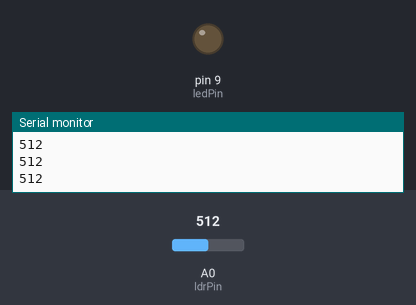
A sketch run on a simulated Arduino Uno, built with avr-gcc and run on an emulated ATmega328P. Parts: output pins drawn as LEDs (lit = HIGH), the last lines printed to the serial monitor. The inputs (shaded band) are chosen by the test bench; at power-on: A0 (ldrPin) = 512.

Above: at 1.2 s.
1.3 s: A0 (ldrPin) set to 493
At 2.5 s:
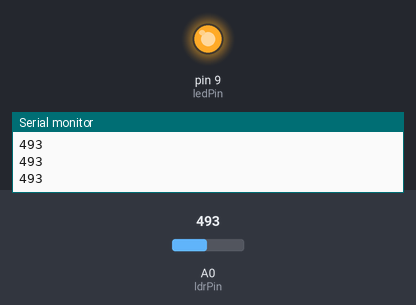
2.8 s: A0 (ldrPin) set to 510
At 3.8 s:
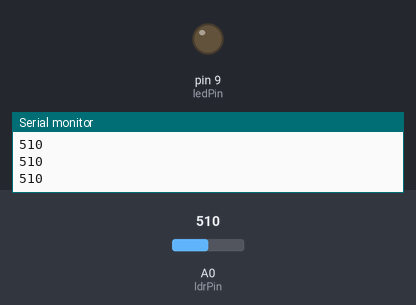
4.3 s: A0 (ldrPin) set to 490
At 5.1 s:
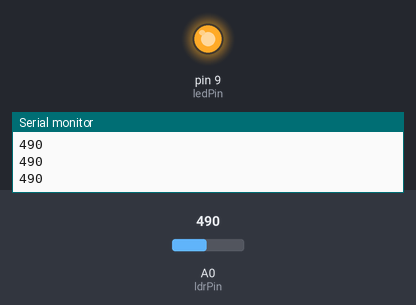
Timing chart, 0 to 7.3 s (numbered marks = the images above; inputs shaded):
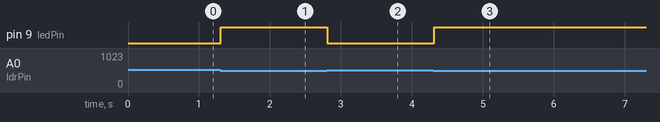

Measured:
- the behaviour switches between 500 and 499 on A0 (ldrPin) (found by bisection; images 0 and 1)
- after the input at 1.3 s, pin 9 (ledPin): LOW → HIGH at once
- after the input at 2.8 s, pin 9 (ledPin): HIGH → LOW at once
- after the input at 4.3 s, pin 9 (ledPin): LOW → HIGH at once

The sketch:

opti_sensor.ino
```cpp
const int ldrPin = A0;  // 조도센서 입력 핀
const int ledPin = 9;   // LED 출력 핀
const int threshold = 500; // 임계값 설정 (0~1023 범위)

void setup() {
  pinMode(ledPin, OUTPUT);
  Serial.begin(9600); // 시리얼 모니터 출력용
}

void loop() {
  int ldrValue = analogRead(ldrPin); // 조도 센서 값 읽기 (0~1023)
  Serial.println(ldrValue); // 시리얼 모니터에 출력

  if (ldrValue < threshold) {
    digitalWrite(ledPin, HIGH); // 어두우면 LED 켜기
  } else {
    digitalWrite(ledPin, LOW); // 밝으면 LED 끄기
  }

  delay(100); // 짧은 딜레이로 안정적인 읽기
}
```
